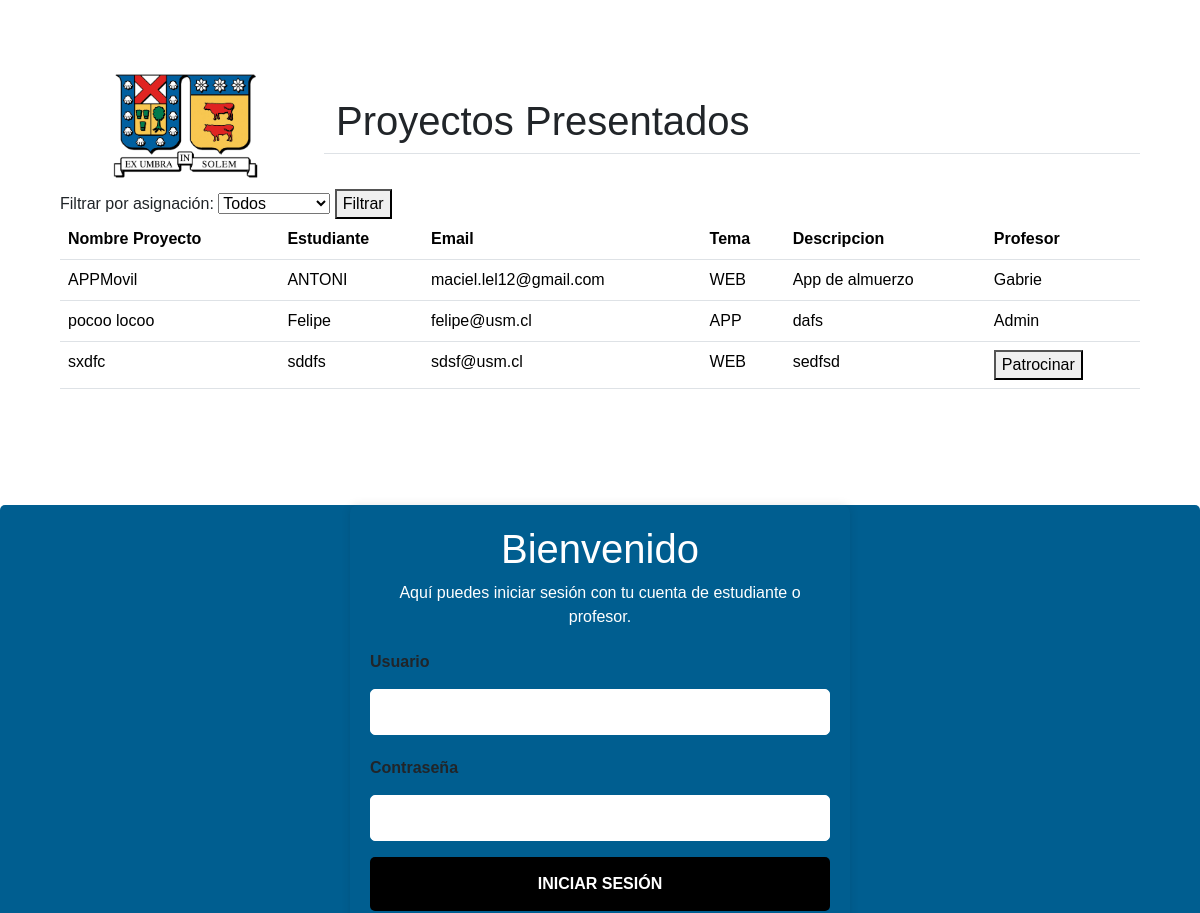
Before: /asignado/ (middle part) with the older database file.
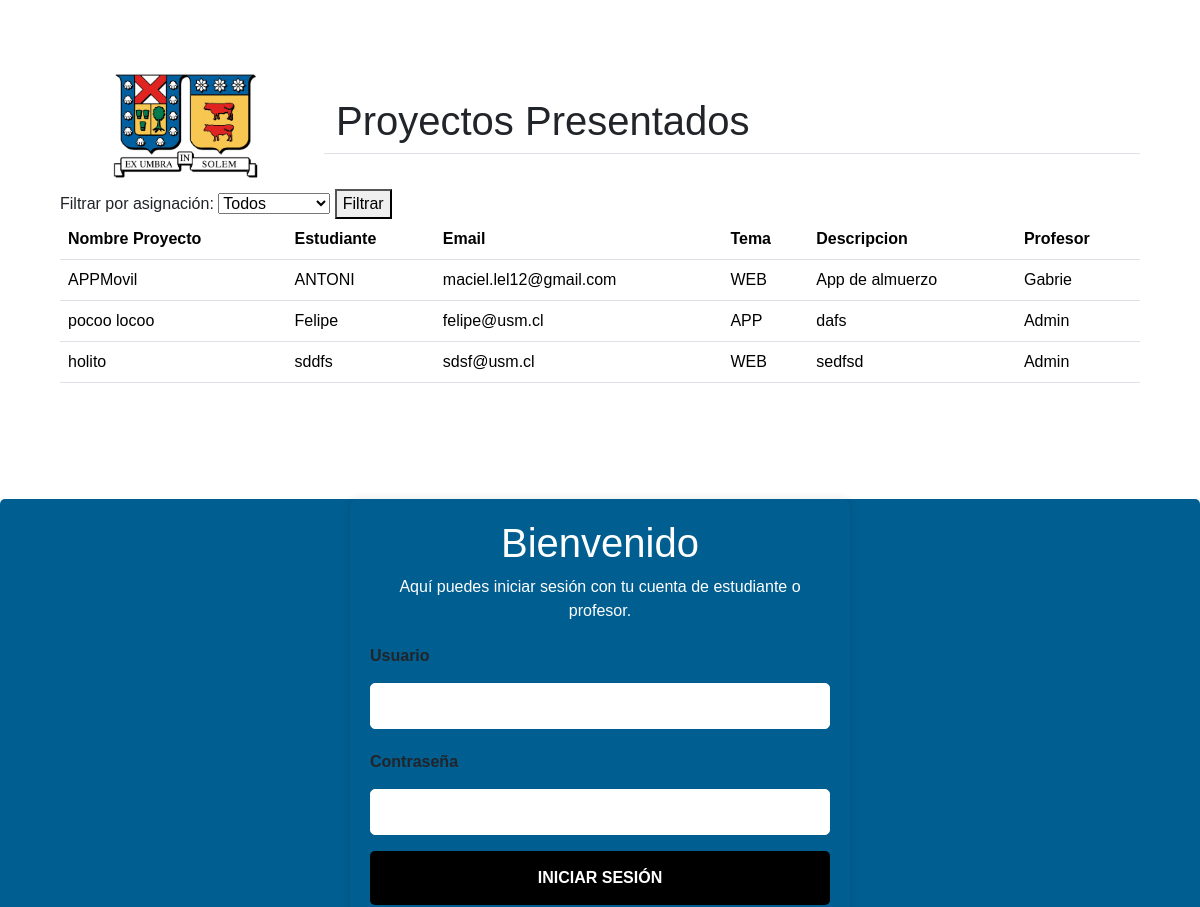
After: the same page with the newer database file.
### comunicados/models.py (models this page shows, shortened)
class Proyecto(models.Model):
    nombrep = models.CharField(max_length=200, verbose_name="NombreP")
    estudiante = models.CharField(max_length=200, verbose_name="Estudiante")
    tema = models.CharField(max_length=200, verbose_name="Tema")
    profesor = models.CharField(max_length=200, blank=True, null=True, verbose_name="Profesor")
    email = models.EmailField(max_length=50, verbose_name="email")
    descripcion = models.CharField(max_length=200)

### comunicados/views.py (the view)
# urls.py: path('asignado/', views.mostrar_proyectos, name="asignado"),
def mostrar_proyectos(request):
    tiene_profesor = request.GET.get('tiene_profesor')
    if tiene_profesor == 'asignado':
        proyectos = Proyecto.objects.exclude(profesor__isnull=True).exclude(profesor__exact='')
    elif tiene_profesor == 'no_asignado':
        proyectos = Proyecto.objects.filter(profesor__isnull=True) | Proyecto.objects.filter(profesor__exact='')
    else:
        proyectos = Proyecto.objects.all()
    return render(request, 'comunicados/asignado.html', {'proyectos': proyectos, 'tiene_profesor': tiene_profesor})

### comunicados/templates/comunicados/asignado.html (shortened to what this page needs)
{% extends "comunicados/base.html" %}
{% load static %}
{% block header %}
<div class="container">
    <div class="row">
        <div class="col-md-12 col-lg-3 text-center">
            <img src="{% static 'images/Logo_UTFSM.png' %}" alt="" class="logos">
        </div>
        <div class="col-lg-9 d-flex justify-content-center align-items-center my-auto d-none d-lg-block border-bottom">
            <h1>Proyectos Presentados</h1>
        </div>
    </div>
    <form method="GET" action="{% url 'asignado' %}">
      <label for="tiene_profesor">Filtrar por asignación:</label>
      <select name="tiene_profesor" id="tiene_profesor">
          <option value="">Todos</option>
      </select>
      <button type="submit">Filtrar</button>
    </form>
    <table class="table">
        <thead>
          <tr>
            <th scope="col">Nombre Proyecto</th>
            <th scope="col">Estudiante</th>
            <th scope="col">Email</th>
            <th scope="col">Tema</th>
            <th scope="col">Descripcion</th>
            <th scope="col">Profesor</th>
          </tr>
        </thead>
        <tbody>
            {% for proyecto in proyectos %}
            <tr>
                <td>{{ proyecto.nombrep }}</td>
                <td>{{ proyecto.estudiante }}</td>
                <td>{{ proyecto.email }}</td>
                <td>{{ proyecto.tema }}</td>
                <td>{{ proyecto.descripcion }}</td>
                <td>
                    {% if proyecto.profesor %}
                        {{ proyecto.profesor }}
                    {% else %}
                    <button onclick="asignarProfesor('{{ proyecto.nombrep }}', this)">Patrocinar</button>
                    {% endif %}
                </td>
            </tr>
            {% endfor %}
        </tbody>
    </table>
</div>
{% endblock %}

Changed rows visible on the page:
changed Proyecto "sddfs": nombrep "sxdfc" → "holito"; profesor (not shown) → "Admin"; no longer shows "Patrocinar"
